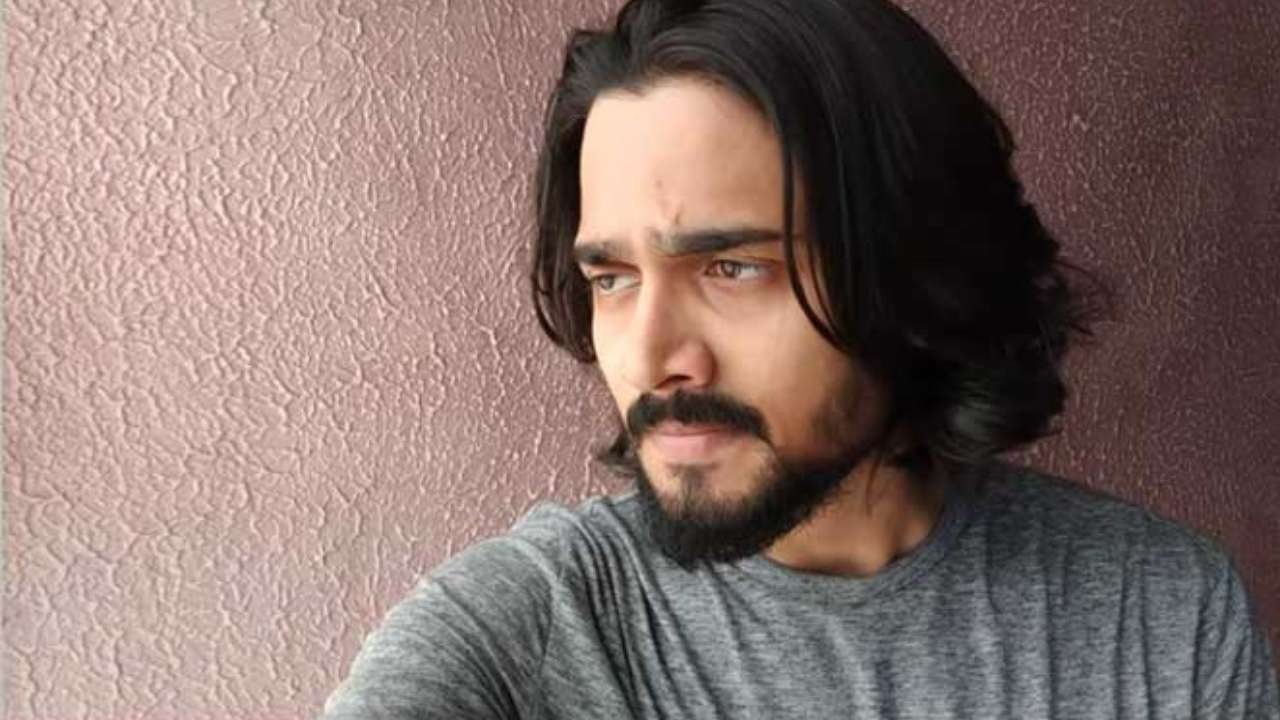
#> input picture photos/0/1.jpg, 1280 x 720 px, given in place of bb.jpg, which was not available
$ python tester.py
#> lines starting #> are read from the running program, lines starting #| are printed output that depends on the picture; pictures that were not available may be replaced by others from this repository, and a replacement may not be noted
### AI_lec4_photo_face_differentiate.py
import cv2
import os
import numpy as np

#this module cotains all fns that are in tester.py

def faceDetection(test_img):
    test_img=cv2.resize(test_img,(1000,1000))
    gray_img=cv2.cvtColor(test_img,cv2.COLOR_BGR2GRAY)
    face_haar_cascade=cv2.CascadeClassifier(r'C:\Users\omkar desai\Desktop\Artificial Inteligence\opencv-master\opencv-master\data\haarcascades\haarcascade_frontalface_default.xml')
    faces=face_haar_cascade.detectMultiScale(gray_img,scaleFactor=1.32,minNeighbors=5)

    return faces,gray_img

def labels_for_training_data(directory):
    faces=[] #ind
    faceId=[]  #dep

    for path,subdirnames,filenames in os.walk(directory):
        for filename in filenames:
            if filename.startswith('.'):
                print("skipping system file")#skip files/images that does not open

                continue

            id=os.path.basename(path)#fetching file names
            id

            img_path=os.path.join(path,filename)#fetiching file path
            print("img_path:",img_path)
            print('id:',id)
            #if id=='1:'
            test_img=cv2.imread(img_path)#load each img one by one

            if test_img is None:
                print("image not loaded properly!")
                continue
            faces_rect,gray_img=faceDetection(test_img)#calling facedetection func to return  faces detected in images

            if len(faces_rect)!=1:
                continue#since we are asuming only one person img is being fed to classifier as faces_rect are list in list[[1,2,3,4],[45,12,34,57]]
            (x,y,w,h)=faces_rect[0]
            roi_gray=gray_img[y:y+w,x:x+h]#corped the faces and stored here
            faces.append(roi_gray)
            faceId.append(int(id))
    return faces,faceId


#below fns trains haar classifier and takes faces,faceid returned by perveous function as its arguments
def train_classifier(faces,FaceId):
      face_recognizer=cv2.face.LBPHFaceRecognizer_create()
      face_recognizer.train(faces,np.array(FaceId))
      return face_recognizer


#below functions draw bounding boxes around detected face in img
def draw_rect(test_img,face):
    (x,y,w,h)=face
    cv2.rectangle(test_img,(x,y),(x+w,y+h),(255,0,0),thickness=5)


#below function writes name of person for detected label
def put_text(test_img,text,x,y):
    cv2.putText(test_img,text,(x,y),cv2.FONT_HERSHEY_DUPLEX,2,(255,0,0),4)

'''
len(faces)==len(faceId)
face_recognizer=cv2.face.LBPHFaceRecognizer_create()
face_recognizer.train(faces,np.array(faceId))
face_recognizer=train_classifier(faces,faceId)
#face_recognizer.write('training.yml')
'''

### tester.py
import cv2
import os
import numpy as np
import AI_lec4_photo_face_differentiate as fr

#to test a random image
test_img=cv2.imread(r'C:\Users\omkar desai\Desktop\Artificial Inteligence\bb.jpg')
#> test_img is the input picture: shape (720, 1280, 3); mean B, G, R 107.4, 112.6, 133.1
face_detected,gray_img=fr.faceDetection(test_img)
#> in faceDetection, `test_img=cv2.resize(test_img,(1000,1000))`:
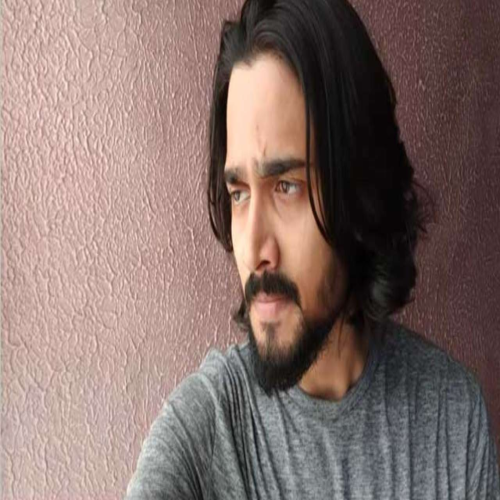
#> test_img: shape (1000, 1000, 3) (shown at 1/2 size); mean of channels 0, 1, 2 107.3, 112.5, 133; drawn as B, G, R
#> in faceDetection, `gray_img=cv2.cvtColor(test_img,cv2.COLOR_BGR2GRAY)`:
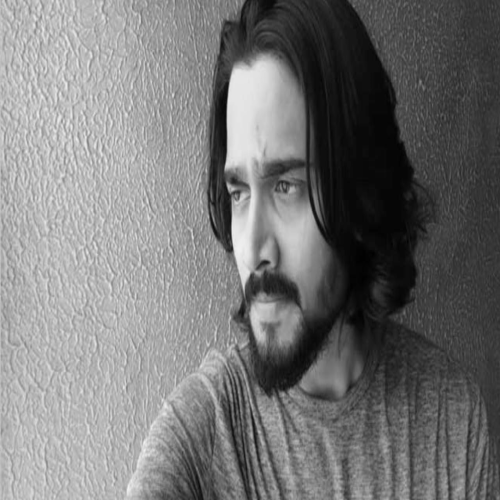
#> gray_img: shape (1000, 1000) (shown at 1/2 size); min 1, max 244, mean 118
#> in faceDetection, `faces=face_haar_cascade.detectMultiScale(gray_img,scaleFactor=1.32,min..`: faces = ()
#> face_detected = ()
print('faces_detected:',face_detected)
#| faces_detected: ()

#comment this line when runing 2nd time as it saves training.yml as directory
faces,face_Id=fr.labels_for_training_data('photos')
#> pass 2 of the loop in labels_for_training_data, `for path,subdirnames,filenames in os.walk(directory):`:
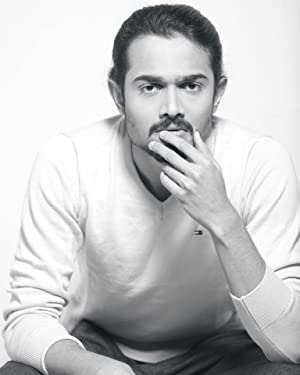
#> input picture photos/0/10.jpg, 300 x 375 px
#> in labels_for_training_data, test_img is the input picture: shape (375, 300, 3); mean B, G, R 197, 196.6, 196.2
#> in faceDetection (call 2), `test_img=cv2.resize(test_img,(1000,1000))`:
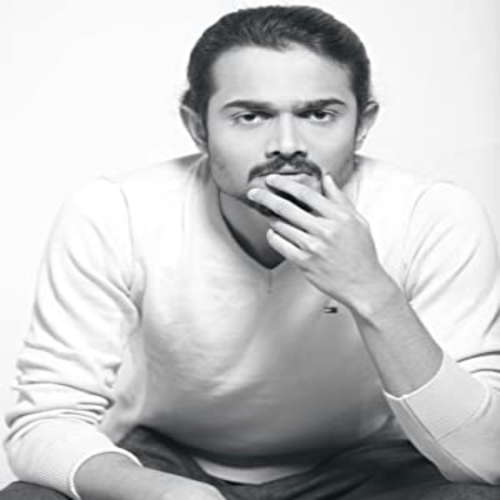
#> test_img: shape (1000, 1000, 3) (shown at 1/2 size); mean of channels 0, 1, 2 196.9, 196.5, 196.1; drawn as B, G, R
#> faces = [[386, 87, 365, 365]]
#> x = 386; y = 87; w = 365
#> in labels_for_training_data, `roi_gray=gray_img[y:y+w,x:x+h]#corped the faces and stored here`:
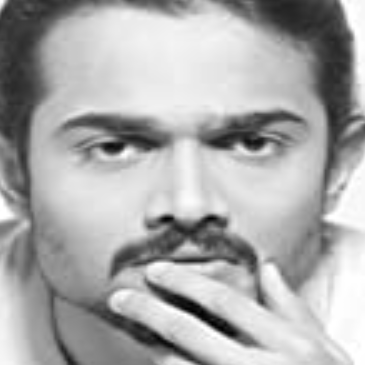
#> roi_gray: shape (365, 365); min 1, max 255, mean 170.4
#> pass 3 of the loop in labels_for_training_data, `for path,subdirnames,filenames in os.walk(directory):`:
#| id: 1
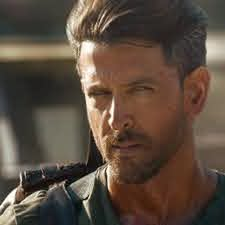
#> input picture photos/1/1.jpg, 225 x 225 px
#> in labels_for_training_data, test_img is the input picture: shape (225, 225, 3); mean B, G, R 63.3, 75.7, 91
#> test_img: shape (1000, 1000, 3)
#> in faceDetection (call 5), `gray_img=cv2.cvtColor(test_img,cv2.COLOR_BGR2GRAY)`:
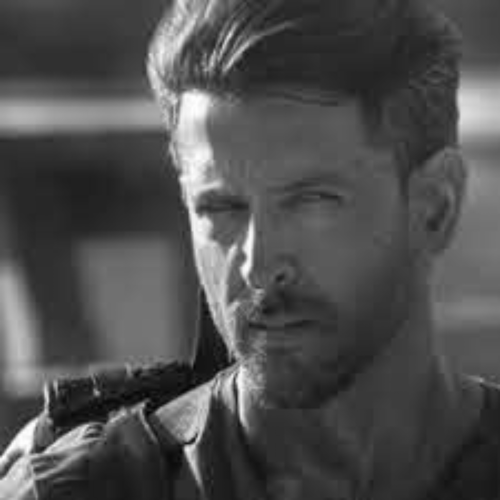
#> gray_img: shape (1000, 1000) (shown at 1/2 size); min 1, max 254, mean 78.8
#> faces = [[342, 262, 80, 80]]
#> x = 342; y = 262; w = 80
#> in labels_for_training_data, `roi_gray=gray_img[y:y+w,x:x+h]#corped the faces and stored here`:
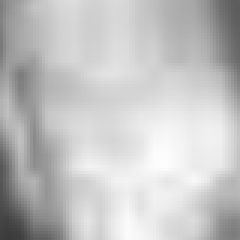
#> roi_gray: shape (80, 80) (shown 3 times larger); min 59, max 253, mean 194.9
face_Id
print(face_Id)
faces
face_recognizer=fr.train_classifier(faces,face_Id)
face_recognizer.write('training.yml')#to save the file

#un comment below lines for subsequent runs
#face_recognizer=cv2.face.LBPHFaceRecognizer_create()
#face_recognizer.read('trainingData.yml')#use this to load training data to run subsequent ines

name={0:"BB",1:"hrutik_roshan"}

for face in face_detected:
    (x,y,h,w)=face
    roi_gray=gray_img[y:y+h,x:x+w]
    label,confidance=face_recognizer.predict(roi_gray)
    print("confidance:",confidance)
    print("label:",label)
    fr.draw_rect(test_img,face)
    predict_name=name[label]
    if(confidance>37):#if confidance is more than 37 than dont print predicted faces on screen
        continue
    fr.put_text(test_img,predict_name,x,y)
#> this loop made 0 passes
print(face_detected)
resized_img=cv2.resize(test_img,(1000,1000))
cv2.imshow('face detection tutorial',resized_img)

cv2.waitKey(0)
cv2.destroyAllWindows()
